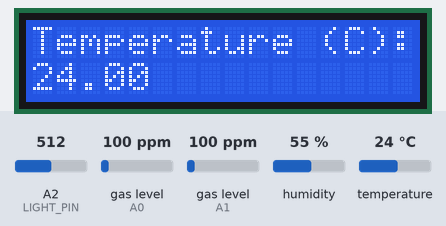
Recording of a sketch running on a simulated Arduino Uno, built with avr-gcc and run on an emulated ATmega328P. Parts: 16×2 character LCD. The inputs (shaded band) are chosen by the test bench; at power-on: gas level (sensors on A0, A1) 100 ppm, humidity 55 %, A2 (LIGHT_PIN) = 512, temperature 24 °C.

Above: at 1.2 s.
1.3 s: gas level (sensor on A0) set to 20 ppm
At 12.4 s:
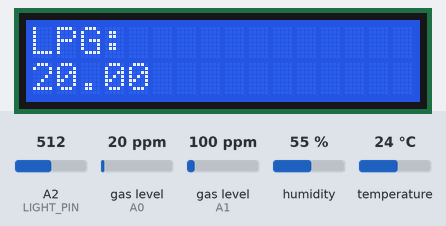
15.3 s: gas level (sensor on A1) set to 20 ppm
At 20.5 s:
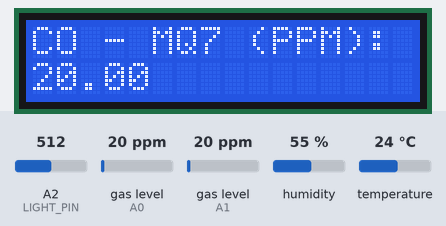
27.2 s: gas level (sensor on A0) set to 250 ppm
At 39.5 s:
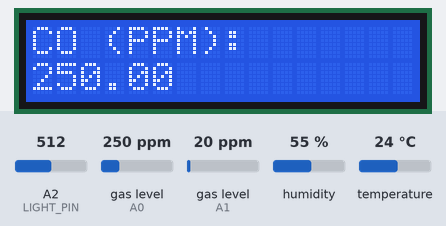
40.3 s: humidity set to 22 %
At 54.0 s:
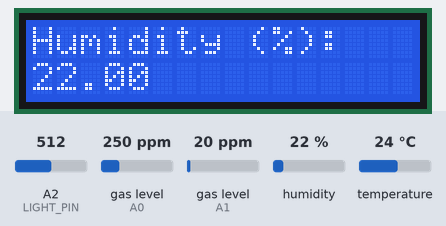
54.3 s: gas level (sensor on A0) set to 500 ppm
At 61.3 s:
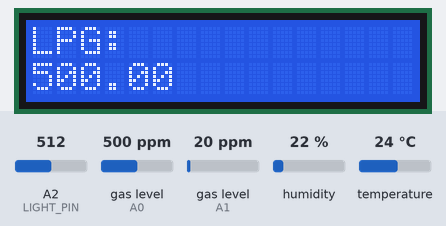
64.9 s: A2 (LIGHT_PIN) set to 716
At 72.0 s:
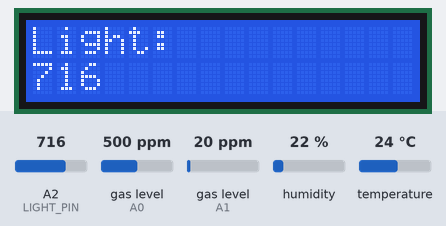
Timing chart, 0 to 73.5 s (numbered marks = the images above; inputs shaded):
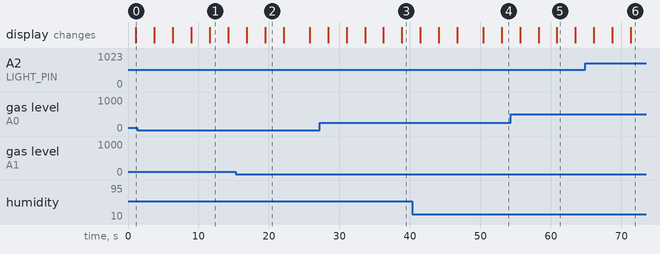

Measured:
- what the display in image 1 shows lasts 2.6 s, from 11.6 s to 14.2 s

The sketch:

main_sketch.ino
```cpp
#include <SD.h>
#include <MQ2.h>
#include <MQ7.h>
#include <Wire.h>
#include <DHT11.h>
#include <LiquidCrystal_I2C.h>

#define VOLTAGE 5

#define MQ2_PIN A0
#define MQ7_PIN A1
#define LIGHT_PIN A2
#define MIC_PIN A4
#define DHT11_PIN A3


float lpg;
float co;
float smoke;
float humidity;
float temperature;

MQ2 mq2(MQ2_PIN);
DHT11 dht11(DHT11_PIN);
MQ7 mq7(MQ7_PIN, VOLTAGE);
LiquidCrystal_I2C lcd(0x27, 16, 2);

void setup()
{
  pinMode(LIGHT_PIN, INPUT);
  pinMode(MQ2_PIN, INPUT);
  pinMode(MQ7_PIN, INPUT);
  Serial.begin(9600);

  lcd.init();
  lcd.backlight();
}

void loop()
{
  print_temperature_humidity();
  print_gases();
  print_co();
  print_light();
}

void print_gases()
{

  lpg = mq2.readLPG();
  co = mq2.readCO();
  smoke = mq2.readSmoke();

  lcd.clear();
  lcd.setCursor(0, 0);
  lcd.print("LPG:");
  lcd.setCursor(0, 1);
  lcd.print(lpg);
  delay(2600);

  lcd.clear();
  lcd.setCursor(0, 0);
  lcd.print("CO (PPM):");
  lcd.setCursor(0, 1);
  lcd.print(co);
  delay(2600);

  lcd.clear();
  lcd.setCursor(0, 0);
  lcd.print("Smoke:");
  lcd.setCursor(0, 1);
  lcd.print(smoke);
  lcd.print(" %");
  delay(2600);
}

void print_co()
{

  while (!Serial)
  {
    lcd.clear();
    mq7.calibrate();
  }

  lcd.clear();
  lcd.setCursor(0, 0);
  lcd.print("CO - MQ7 (PPM):");
  lcd.setCursor(0, 1);
  lcd.print(mq7.readPpm());
  delay(2600);
}

void print_light()
{

  lcd.clear();
  lcd.setCursor(0, 0);
  lcd.print("Light:");
  lcd.setCursor(0, 1);
  lcd.print(analogRead(LIGHT_PIN));
  delay(2600);
}

void print_temperature_humidity()
{
  humidity = dht11.readHumidity();
  temperature = dht11.readTemperature();

  if (temperature != -1 && humidity != -1)
  {
    lcd.clear();
    lcd.setCursor(0, 0);
    lcd.print("Temperature (C):");
    lcd.setCursor(0, 1);
    lcd.print(temperature);
    delay(2600);

    lcd.clear();
    lcd.setCursor(0, 0);
    lcd.print("Humidity (%):");
    lcd.setCursor(0, 1);
    lcd.print(humidity);
    delay(2600);

    lcd.clear();
    lcd.setCursor(0, 0);
    lcd.print("Dew Point (C):");
    lcd.setCursor(0, 1);
    lcd.print(dewPoint(temperature, humidity));
    delay(2600);

    lcd.clear();
    lcd.setCursor(0, 0);
    lcd.print("Real Feel (C):");
    lcd.setCursor(0, 1);
    lcd.print(realFeel(temperature, humidity));
    delay(2600);
  }
  else
  {
    lcd.clear();
  }
}

double dewPoint(double celsius, double humidity)
{
  // (1) Saturation Vapor Pressure = ESGG(T)
  double RATIO = 373.15 / (273.15 + celsius);
  double RHS = -7.90298 * (RATIO - 1);
  RHS += 5.02808 * log10(RATIO);
  RHS += -1.3816e-7 * (pow(10, (11.344 * (1 - 1 / RATIO))) - 1);
  RHS += 8.1328e-3 * (pow(10, (-3.49149 * (RATIO - 1))) - 1);
  RHS += log10(1013.246);

  // factor -3 is to adjust units - Vapor Pressure SVP * humidity
  double VP = pow(10, RHS - 3) * humidity;

  // (2) DEWPOINT = F(Vapor Pressure)
  double T = log(VP / 0.61078); // temp var
  return (241.88 * T) / (17.558 - T);
}

double realFeel(double celsius, double humidity){
  double c1 = -8.78469475556;
  double c2 = 1.61139411;
  double c3 = 2.33854883889;
  double c4 = -0.14611605;
  double c5 = -0.012308094;
  double c6 = -0.0164248277778;
  double c7 = 2.211732e-3;
  double c8 = 7.2546e-4;
  double c9 = -3.582e-6;

  double HI = c1 + c2*celsius + c3*humidity + c4*celsius*humidity + c5*pow(celsius, 2) + c6*pow(humidity,2) + c7*pow(celsius, 2)*humidity + c8*celsius*pow(humidity,2) + c9*pow(celsius,2)*pow(humidity,2);

  return HI;

}

void print_quien_dio_la_orden() {
  lcd.clear();
  lcd.setCursor(0, 0);
  lcd.print("URIBE");
  lcd.setCursor(0, 1);
  lcd.print("DIO LA ORDEN");
  delay(2600);
}
```
